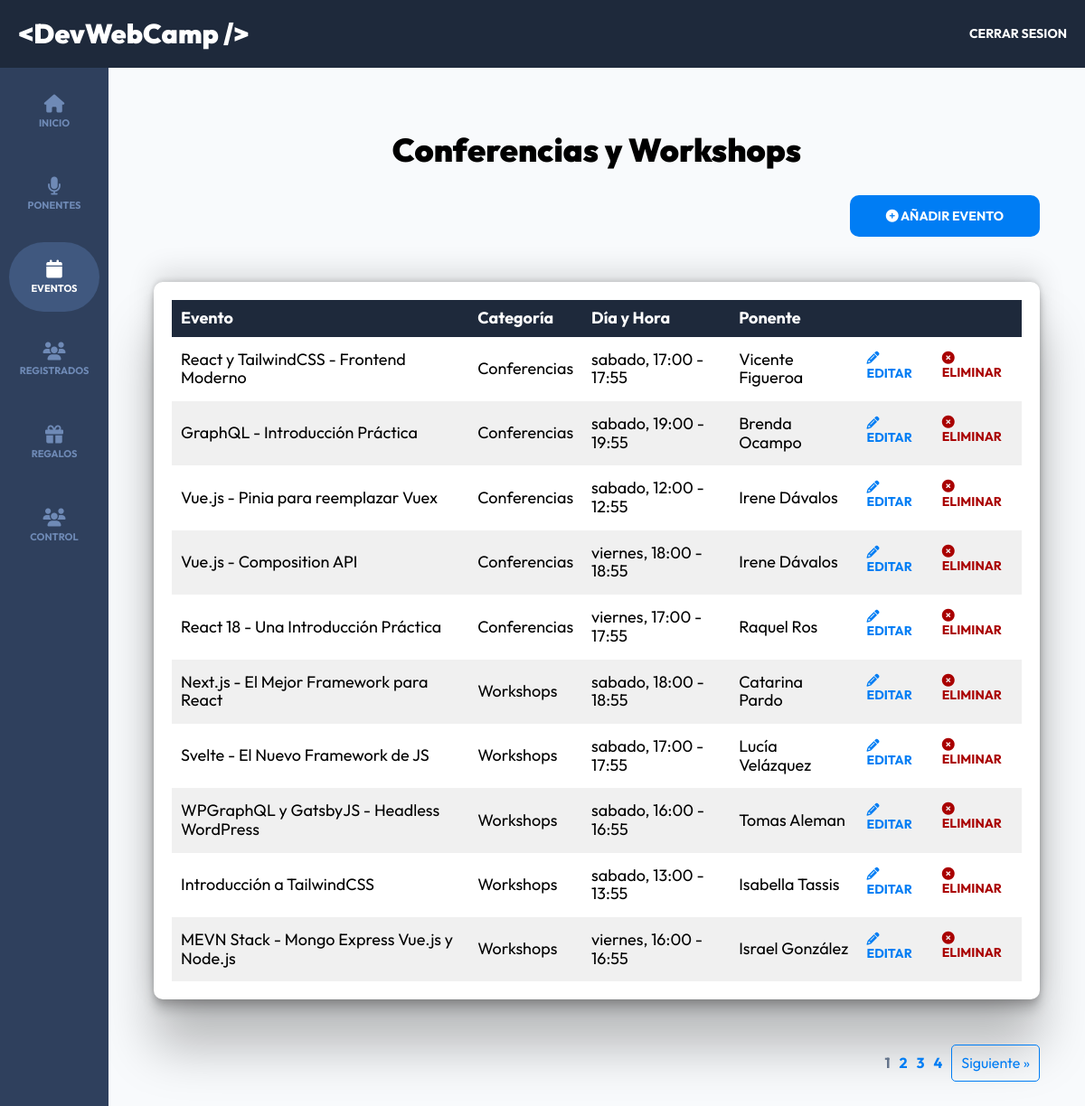
The page /admin/eventos?page=1 (signed in) on the database its author committed.
### tables this page shows
CREATE TABLE `eventos` (
  `id` int(11) NOT NULL,
  `nombre` varchar(120) DEFAULT NULL,
  `descripcion` text DEFAULT NULL,
  `disponibles` int(11) DEFAULT NULL,
  `categoria_id` int(11) NOT NULL,
  `dia_id` int(11) NOT NULL,
  `hora_id` int(11) NOT NULL,
  `ponente_id` int(11) NOT NULL
);

CREATE TABLE `categorias` (
  `id` int(11) NOT NULL,
  `nombre` varchar(45) DEFAULT NULL
);

CREATE TABLE `dias` (
  `id` int(11) NOT NULL,
  `nombre` varchar(15) DEFAULT NULL
);

CREATE TABLE `horas` (
  `id` int(11) NOT NULL,
  `hora` varchar(13) DEFAULT NULL
);

CREATE TABLE `ponentes` (
  `id` int(11) NOT NULL,
  `nombre` varchar(40) DEFAULT NULL,
  `apellido` varchar(40) DEFAULT NULL,
  `ciudad` varchar(20) DEFAULT NULL,
  `pais` varchar(20) DEFAULT NULL,
  `imagen` varchar(32) DEFAULT NULL,
  `tags` varchar(120) DEFAULT NULL,
  `redes` text DEFAULT NULL
);

### controllers/EventosController.php (called while the page is built, shortened)
<?php
class EventosController {
    public static function index(Router $router ){
        $pagina_actual = $_GET['page'];
        $pagina_actual = filter_var( $pagina_actual, FILTER_VALIDATE_INT);
        $por_pagina = 10;
        $total = Evento::total();
        $paginacion = new Paginacion($pagina_actual, $por_pagina, $total);
        $eventos = Evento::paginar($por_pagina, $paginacion->offset());
        foreach($eventos as $evento){
            $evento->categoria = Categoria::find($evento->categoria_id);
            $evento->dia = Dia::find($evento->dia_id);
            $evento->hora = Hora::find($evento->hora_id);
            $evento->ponente = Ponente::find($evento->ponente_id);
        }
        $router->render('admin/eventos/index', [
            'titulo' => 'Conferencias y Workshops',
            'eventos' => $eventos,
            'paginacion' => $paginacion->paginacion()
        ]);
    }
}

### public/index.php (called while the page is built, shortened)
<?php
$router = new Router();
$router->get('/login', [AuthController::class, 'login']);
$router->post('/login', [AuthController::class, 'login']);
$router->post('/logout', [AuthController::class, 'logout']);
$router->get('/registro', [AuthController::class, 'registro']);
$router->post('/registro', [AuthController::class, 'registro']);
$router->get('/olvide', [AuthController::class, 'olvide']);
$router->post('/olvide', [AuthController::class, 'olvide']);
$router->get('/reestablecer', [AuthController::class, 'reestablecer']);
$router->post('/reestablecer', [AuthController::class, 'reestablecer']);
$router->get('/mensaje', [AuthController::class, 'mensaje']);
$router->get('/confirmar-cuenta', [AuthController::class, 'confirmar']);
$router->get('/admin/dashboard', [DashboardController::class, 'index']);
$router->get('/admin/ponentes', [PonentesController::class, 'index']);
$router->get('/admin/ponentes/crear', [PonentesController::class, 'crear']);
$router->post('/admin/ponentes/crear', [PonentesController::class, 'crear']);
$router->get('/admin/ponentes/editar', [PonentesController::class, 'editar']);
$router->post('/admin/ponentes/editar', [PonentesController::class, 'editar']);
$router->post('/admin/ponentes/eliminar', [PonentesController::class, 'eliminar']);
$router->get('/admin/eventos', [EventosController::class, 'index']);
$router->get('/admin/eventos/crear', [EventosController::class, 'crear']);
$router->post('/admin/eventos/crear', [EventosController::class, 'crear']);
$router->get('/admin/eventos/editar', [EventosController::class, 'editar']);
$router->post('/admin/eventos/editar', [EventosController::class, 'editar']);
$router->post('/admin/eventos/eliminar', [EventosController::class, 'eliminar']);
$router->get('/api/eventos-horario', [APIEventos::class, 'index']);
$router->get('/api/ponentes', [APIPonentes::class, 'index']);
$router->get('/api/ponente', [APIPonentes::class, 'ponente']);
$router->get('/api/usuario', [APIUsuarios::class, 'index']);
$router->get('/api/regalos', [APIRegalos::class, 'index']);
$router->get('/api/evento', [APIEventosDisponibles::class, 'index']);
$router->get('/admin/registrados', [RegistradosController::class, 'index']);
$router->get('/admin/general', [GeneralController::class, 'index']);
$router->get('/admin/regalos', [RegalosController::class, 'index']);
$router->get('/finalizar-registro', [RegistroController::class, 'crear']);
$router->post('/finalizar-registro/gratis', [RegistroController::class, 'gratis']);
$router->post('/finalizar-registro/pagar', [RegistroController::class, 'pagar']);
$router->get('/finalizar-registro/conferencias', [RegistroController::class, 'conferencias']);
$router->post('/finalizar-registro/conferencias', [RegistroController::class, 'conferencias']);
$router->get('/boleto', [RegistroController::class, 'boleto']);
$router->get('/', [PaginasController::class, 'index'] );
$router->get('/devwebcamp', [PaginasController::class, 'evento'] );
$router->get('/paquetes', [PaginasController::class, 'paquetes'] );
$router->get('/workshops-conferencias', [PaginasController::class, 'conferencias'] );
$router->get('/404', [PaginasController::class, 'error'] );
$router->comprobarRutas();

### models/ActiveRecord.php (called while the page is built, shortened)
<?php
class ActiveRecord {
    protected static $db;
    protected static $tabla = '';
    public static function setDB($database) {
        self::$db = $database;
    }
    public static function consultarSQL($query) {
        $resultado = self::$db->query($query);
        $array = [];
        while($registro = $resultado->fetch_assoc()) {
            $array[] = static::crearObjeto($registro);
        }
        return $array;
    }
    protected static function crearObjeto($registro) {
        $objeto = new static;
        foreach($registro as $key => $value ) {
            if(property_exists( $objeto, $key  )) {
                $objeto->$key = $value;
            }
        }
        return $objeto;
    }
    public static function find($id) {
        $query = "SELECT * FROM " . static::$tabla  ." WHERE id = ${id}";
        $resultado = self::consultarSQL($query);
        return array_shift( $resultado ) ;
    }
    public static function paginar($por_pagina, $offset) {
        $query = "SELECT * FROM " . static::$tabla . "  ORDER BY id DESC LIMIT ${por_pagina} OFFSET ${offset}" ;
        $resultado = self::consultarSQL($query);
        return $resultado;
    }
    public static function total($columna = '', $valor = '') {
        $query = "SELECT COUNT(*) FROM " . static::$tabla;
        $resultado = self::$db->query($query);
        $total = $resultado->fetch_array();
        return array_shift($total);
    }
}

### views/admin/eventos/index.php (the view, shortened to what this page needs)
<h2 class="dashboard__heading"><?php echo $titulo; ?></h2>
<div class="dashboard__contenedor-boton">
    <a class="dashboard__boton" href="/admin/eventos/crear">
        <i class="fa-solid fa-circle-plus"></i>
        Añadir Evento
    </a>
</div>
<div class="dashboard__contenedor">
    <?php if(!empty($eventos)){ ?>
        <table class="table">
            <thead class="table__thead">
                <tr>
                    <th scope="col" class="table__th">Evento</th>
                    <th scope="col" class="table__th">Categoría</th>
                    <th scope="col" class="table__th">Día y Hora</th>
                    <th scope="col" class="table__th">Ponente</th>
                    <th scope="col" class="table__th"></th>
                </tr>
            </thead>
            <tbody class="table__tbody">
                <?php foreach($eventos as $evento) { ?>
                    <tr class="table__tr">
                        <td class="table__td">
                            <?php echo $evento->nombre; ?>
                        </td>
                        <td class="table__td">
                            <?php echo $evento->categoria->nombre; ?>
                        </td>
                        <td class="table__td">
                            <?php echo $evento->dia->nombre . ", " . $evento->hora->hora; ?>
                        </td>
                        <td class="table__td">
                            <?php echo $evento->ponente->nombre . " " . $evento->ponente->apellido; ?>
                        </td>
                        <td class="table__td--acciones">
                            <a class="table__accion table__accion--editar" href="/admin/eventos/editar?id=<?php echo $evento->id; ?>">
                                <i class="fa-solid fa-pencil"></i>
                                    Editar
                            </a>
                            <form method="POST" action="/admin/eventos/eliminar" class="table__formulario">
                                <button class="table__accion table__accion--eliminar" type="submit">
                                    <i class="fa-solid fa-circle-xmark"></i>
                                    Eliminar
                                </button>
                            </form>
                        </td>
                    </tr>
                <?php } ?>
            </tbody>
        </table>
    <?php } else { ?>
        <a class="text-center" href="#">No Hay Eventos Aún</a>
    <?php } ?>
</div>
<?php
    echo $paginacion;
?>

### public/build/css/app.css (style rules this page uses)
html { line-height: 1.15; -webkit-text-size-adjust: 100%; }
body { margin: 0; }
a { background-color: transparent; }
button, input, optgroup, select, textarea { font-family: inherit; font-size: 100%; line-height: 1.15; margin: 0; }
button, input { overflow: visible; }
button, select { text-transform: none; }
button, [type=button], [type=reset], [type=submit] { -webkit-appearance: button; }
html { font-size: 62.5%; box-sizing: border-box; height: 100%; }
*, *:before, *:after { box-sizing: inherit; }
body { font-family: "Outfit", sans-serif; font-size: 1.8rem; }
a { text-decoration: none; }
h1, h2, h3 { font-family: "Outfit", sans-serif; font-weight: 900; margin: 2rem 0; }
h2 { font-size: 3.6rem; }
[class$=__heading] { font-family: "Outfit", sans-serif; font-weight: 900; margin: 2rem 0; margin: 6rem 0 3rem 0; text-align: center; }
.dashboard { height: 100%; display: flex; flex-direction: column; background-color: #F8FAFC; }
.dashboard__contenedor-boton { display: flex; justify-content: flex-end; margin-bottom: 5rem; }
.dashboard__boton { background-color: #007df4; padding: 1.5rem 4rem; color: #FFFFFF; font-size: 1.8rem; font-weight: 700; border: none; transition-property: background-color; transition-duration: 0.3s; text-align: center; width: 100%; display: inline-block; text-transform: uppercase; font-size: 1.4rem; border-radius: 1rem; }
@media (min-width: 768px) { .dashboard__boton { width: auto; } }
.dashboard__contenedor, .dashboard__formulario { box-shadow: rgba(0, 0, 0, 0.25) 0px 54px 55px, rgba(0, 0, 0, 0.12) 0px -12px 30px, rgba(0, 0, 0, 0.12) 0px 4px 6px, rgba(0, 0, 0, 0.17) 0px 12px 13px, rgba(0, 0, 0, 0.09) 0px -3px 5px; background-color: #FFFFFF; padding: 2rem; border-radius: 1rem; }
.table { width: 100%; border-collapse: collapse; }
.table__thead { background-color: #1E293B; color: #FFFFFF; }
.table__th { padding: 1rem; text-align: left; }
.table__tr:nth-of-type(even) { background-color: #f0f0f0; }
.table__td, .table__td--acciones { padding: 1.5rem 1rem; }
.table__td--acciones { display: flex; justify-content: flex-end; gap: 2rem; align-items: center; }
.table__accion { all: unset; text-transform: uppercase; font-size: 1.4rem; font-weight: 700; }
.table__accion--editar { color: #007df4; }
.table__accion--eliminar { color: rgb(169, 0, 0); }
.table__td { color: #000000; }

### rows shown on the page
eventos: nombre "React y TailwindCSS - Frontend Moderno", categoria.nombre "Conferencias", dia.nombre "sabado", hora.hora "17:00 - 17:55", ponente.nombre "Vicente", ponente.apellido "Figueroa"
eventos: nombre "GraphQL - Introducción Práctica", categoria.nombre "Conferencias", dia.nombre "sabado", hora.hora "19:00 - 19:55", ponente.nombre "Brenda", ponente.apellido "Ocampo"
eventos: nombre "Vue.js - Pinia para reemplazar Vuex", categoria.nombre "Conferencias", dia.nombre "sabado", hora.hora "12:00 - 12:55", ponente.nombre "Irene", ponente.apellido "Dávalos"
eventos: nombre "Vue.js - Composition API", categoria.nombre "Conferencias", dia.nombre "viernes", hora.hora "18:00 - 18:55", ponente.nombre "Irene", ponente.apellido "Dávalos"
eventos: nombre "React 18 - Una Introducción Práctica", categoria.nombre "Conferencias", dia.nombre "viernes", hora.hora "17:00 - 17:55", ponente.nombre "Raquel", ponente.apellido "Ros"
eventos: nombre "Next.js - El Mejor Framework para React", categoria.nombre "Workshops", dia.nombre "sabado", hora.hora "18:00 - 18:55", ponente.nombre "Catarina", ponente.apellido "Pardo"
eventos: nombre "Svelte - El Nuevo Framework de JS", categoria.nombre "Workshops", dia.nombre "sabado", hora.hora "17:00 - 17:55", ponente.nombre "Lucía", ponente.apellido "Velázquez"
eventos: nombre "WPGraphQL y GatsbyJS - Headless WordPress", categoria.nombre "Workshops", dia.nombre "sabado", hora.hora "16:00 - 16:55", ponente.nombre "Tomas", ponente.apellido "Aleman"
eventos: nombre "Introducción a TailwindCSS", categoria.nombre "Workshops", dia.nombre "sabado", hora.hora "13:00 - 13:55", ponente.nombre "Isabella", ponente.apellido "Tassis"
eventos: nombre "MEVN Stack - Mongo Express Vue.js y Node.js", categoria.nombre "Workshops", dia.nombre "viernes", hora.hora "16:00 - 16:55", ponente.nombre "Israel", ponente.apellido "González"

### other values the page prints
$titulo "Conferencias y Workshops"
